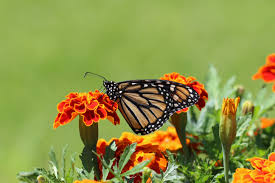
#> input picture photos/butterfly.jpg, 275 x 183 px
$ python histogram_computation.py
#> lines starting #> are read from the running program, lines starting #| are printed output that depends on the picture
import cv2
import matplotlib.pyplot as plt

# Load the image
image = cv2.imread("photos/butterfly.jpg")  # Replace with the path to your image
#> image is the input picture: shape (183, 275, 3); mean B, G, R 70.9, 147.5, 142.2


# Compute BGR Histogram
colors_bgr = ('b', 'g', 'r')  # Color channels
plt.figure(figsize=(10, 5))  # Create a figure for BGR
plt.title("BGR Histogram")
plt.xlabel("Intensity")
plt.ylabel("Count")
for i, color in enumerate(colors_bgr):
    hist = cv2.calcHist([image], [i], None, [256], [0, 256])
    plt.plot(hist, color=color, label=f'{color.upper()} Channel')  # Plot histogram
    plt.xlim([0, 256])
plt.legend()
plt.show()
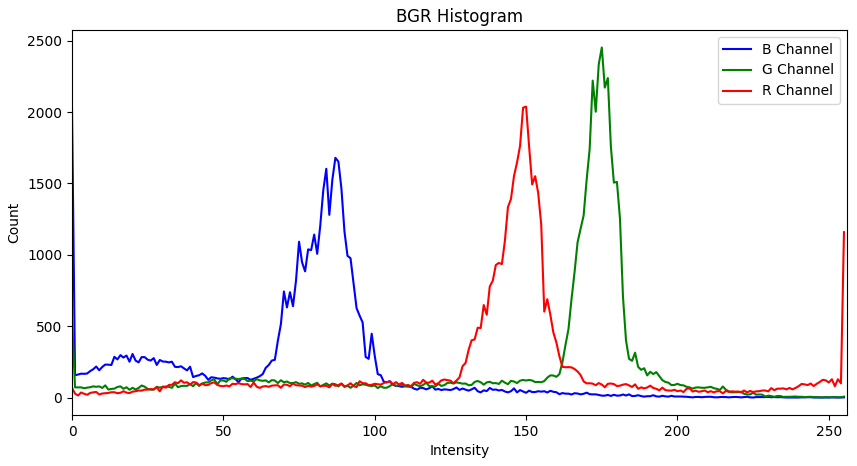
#> figure drawn by matplotlib, 1 panel; curve peaks at x = 0, y = 2023; curve peaks at x = 175, y = 2453; curve peaks at x = 150, y = 2039

# Convert to RGB
rgb_image = cv2.cvtColor(image, cv2.COLOR_BGR2RGB)

# Compute RGB Histogram
colors_rgb = ('r', 'g', 'b')  # RGB channels
plt.figure(figsize=(10, 5))  # Create a figure for RGB
plt.title("RGB Histogram")
plt.xlabel("Intensity")
plt.ylabel("Count")
for i, color in enumerate(colors_rgb):
    hist = cv2.calcHist([rgb_image], [i], None, [256], [0, 256])
    plt.plot(hist, color=color, label=f'{color.upper()} Channel')  # Plot histogram
    plt.xlim([0, 256])
plt.legend()
plt.show()
#> figure, not shown here; curve peaks at x = 150, y = 2039; curve peaks at x = 175, y = 2453; curve peaks at x = 0, y = 2023

$ run again, with photos/Image_1.jpg copied over photos/butterfly.jpg
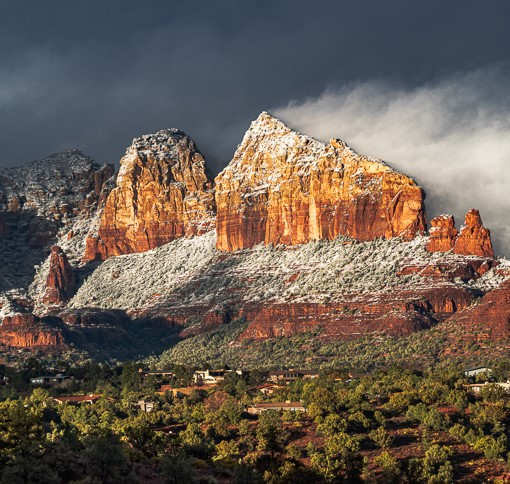
#> input picture photos/Image_1.jpg, 510 x 484 px
#> image is the input picture: shape (484, 510, 3); mean B, G, R 82.9, 93.7, 106.7
#> `plt.show()`:
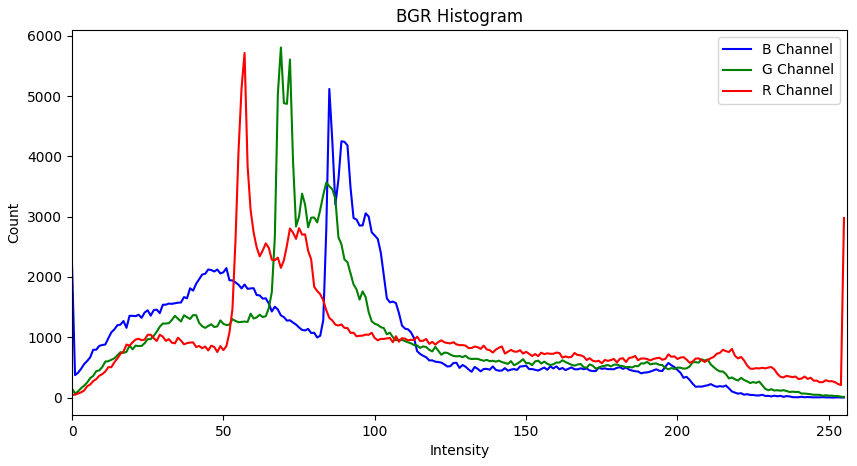
#> figure drawn by matplotlib, 1 panel; curve peaks at x = 85, y = 5120; curve peaks at x = 69, y = 5807; curve peaks at x = 57, y = 5716
